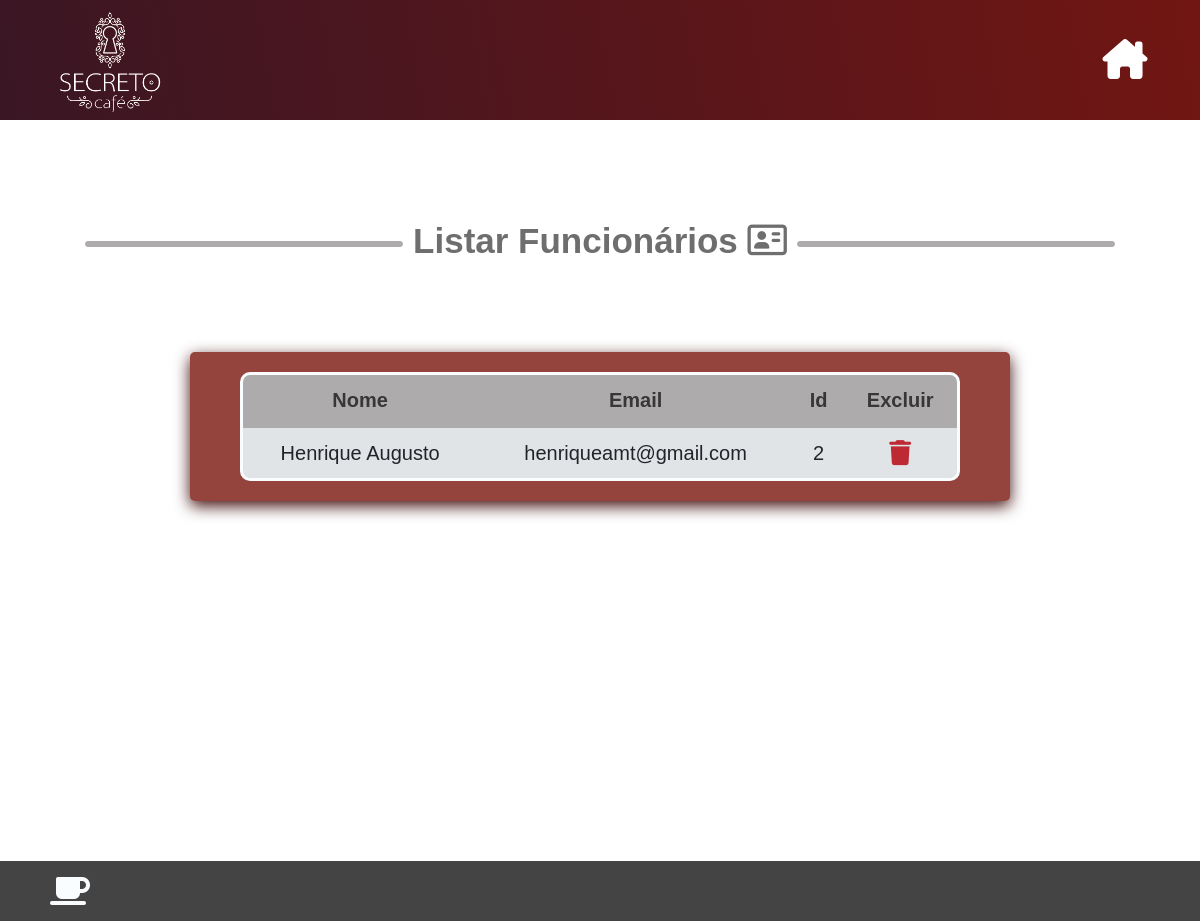
Page /listaFuncionario.php on the earlier database version.
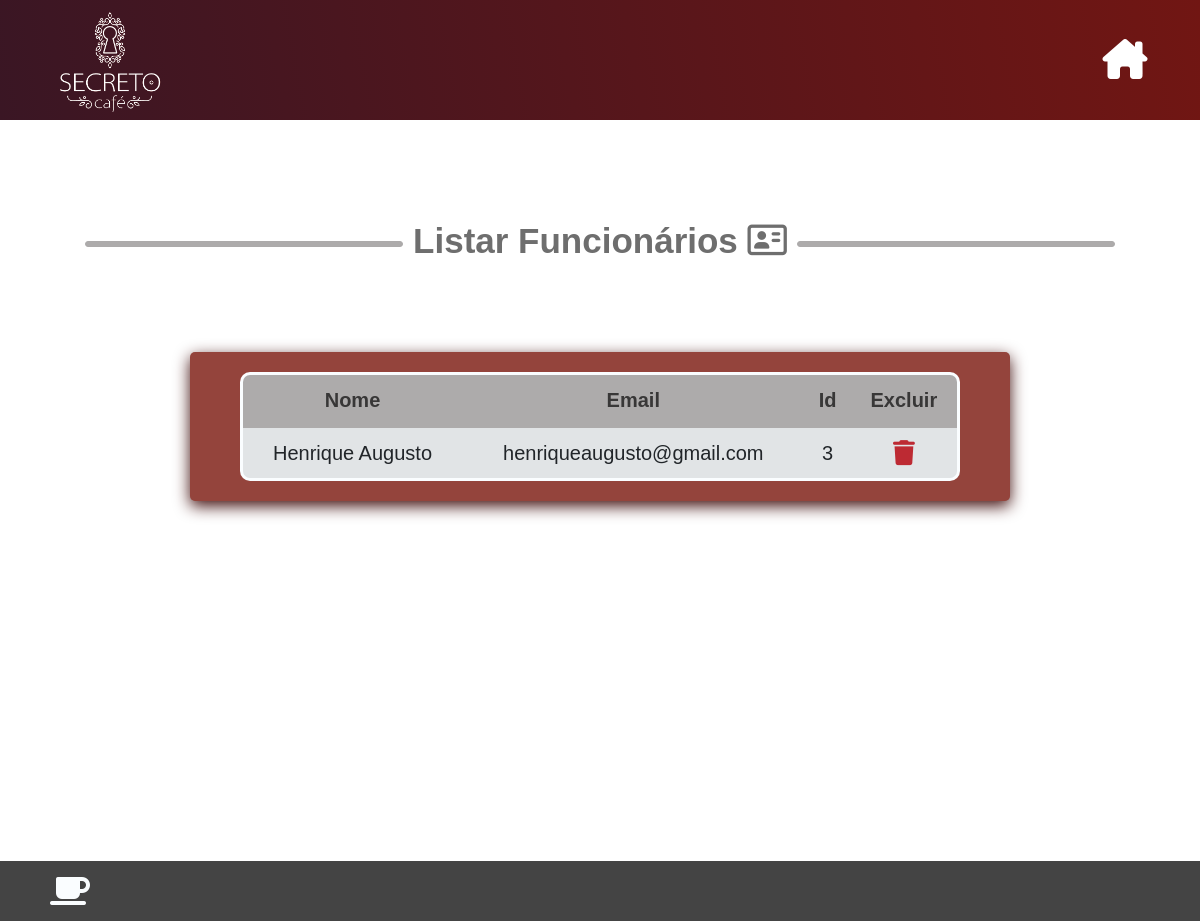
Same page on the later database version.
### tables this page shows
CREATE TABLE `funcionario` (
  `nomeFuncionario` varchar(20) NOT NULL,
  `sobrenomeFuncionario` varchar(20) NOT NULL,
  `emailFuncionario` varchar(50) NOT NULL,
  `senhaFuncionario` varchar(30) NOT NULL,
  `tipoFuncionario` varchar(5) NOT NULL,
  `idFuncionario` int(11) NOT NULL
);

### listaFuncionario.php (the view, shortened to what this page needs)
<?php
require_once("conexao.php");
?>
<!DOCTYPE html>
<html lang="pt-br">
<head>
    <link href="https://cdn.jsdelivr.net/npm/bootstrap@5.2.2/dist/css/bootstrap.min.css" rel="stylesheet">
    <link rel="stylesheet" href="estiloLista.css">
    <link rel="stylesheet" href="estilo_Pedidos.css">
    <link rel="stylesheet" href="estilo_Guilherme.css">
    <link rel="stylesheet" href="https://cdnjs.cloudflare.com/ajax/libs/font-awesome/6.2.0/css/all.min.css">
</head>
<body>
    <header>
        <img src="img/logo3.png" class="logoimg">
        <ul class="nav justify-content-end">
            <li class="nav-item">
                <button class="menu-btn"><i class="fa-solid fa-house-chimney carrinho fa-2x"></i> </button>
            </li>
        </ul>
    </header>
    <h1 class="titulo"> Listar Funcionários <i class="fa-regular fa-address-card"></i> </h1>
    <div class="div_1">
        <?php
        $sql = "SELECT * FROM funcionario order by nomeFuncionario";
        $resultado = $conn->query($sql);
        if ($resultado->num_rows > 0) {
        ?>
            <div class=divPedido>
                <div class="SemP">
                    <table class="tabela">
                        <tr>
                            <th>Nome</th>
                            <th>Email</th>
                            <th>Id</th>
                            <th>Excluir</th>
                        </tr>
                        <?php
                        while ($exibir = $resultado->fetch_assoc()) {
                        ?>
                            <tr>
                                <td><?php echo $exibir["nomeFuncionario"] . " " . $exibir["sobrenomeFuncionario"]; ?></td>
                                <td><?php echo $exibir["emailFuncionario"]; ?></td>
                                <td><?php echo $exibir["idFuncionario"]; ?></td>
                                <td><a href="#" onclick="confirmaApagar(
                        '<?php echo $exibir['nomeFuncionario'] ?>', <?php echo $exibir['idFuncionario'] ?>)">
                                        <i style="color: #bd2a33;" class="fa-trash fa-solid fa-lg"></i>
                                    </a>
                                </td>
                            </tr>
                    <?php
                        }
                    }
                    ?>
                    </table>
                </div>
            </div>
    </div>
</body>
<footer>
    <i class="fa-solid fa-mug-saucer fa-2x" aria-hidden="true"></i>
</footer>
</html>

### estiloLista.css (style rules this page uses)
.titulo:before, .titulo:after { background-color:#adabab; content: ""; display: inline-block; height: 6px; border-radius: 15px; vertical-align: middle; border: 0.5px solid #acaaaa; width: 80%; }
.titulo:before { right: .5em; margin-left: -80%; }
.titulo:after { left: .5em; margin-right: -80%; }
h1 { position: relative; top: 150px; font-family: sans-serif; font-weight: 600; font-size: 35px; }
table, td, th { font-size: 20px; border-collapse: collapse; border-bottom: 3px solid #adabab; }
.div_1 { margin-top: 250px; }

### estilo_Pedidos.css (style rules this page uses)
* { font-family: sans-serif; margin: 0; padding: 0; }
header { width: 100%; display: flex; justify-content: space-between; align-items: center; position: fixed; top: 0%; padding: 0px 50px; background: linear-gradient(800deg, #3a1624, #711613); z-index: 1000; }
body { align-items: center; display: flex; flex-direction: column; }
.logoimg { height: 115px; width: 120px; }
.menu-btn { cursor: pointer; background: transparent; border: none; width: 50px; height: auto; }
h1 { animation: anima 800ms ease; margin-top: 40px; padding: 30px; color: #6e6e6e; margin-bottom: -40px; }
.divPedido { animation: anima2 800ms ease; box-shadow: 0px 5px 1em #3f0c0b; background: #94443c; border-radius: 5px; padding: 20px 50px; width: auto; display: flex; align-items: center; justify-content: center; align-items: center; }
.tabela { border: 3px solid #adabab; border-radius: 10px; overflow: hidden; height: 10vh; width: 60vw; background: #fafdff; cursor: default; }
th { color: #383737; background-color: #adabab; padding: 10px; }
td { padding: 10px; text-align: center; border: 0; border-bottom: 2px solid #adabab; }
tr:nth-child(even) { background:#e1e4e6; }
img { margin-top: 5px; width: 100px; height: auto; border-radius: 5px; }
footer { color: #fafdff; align-items: center; margin-top: 45vh; width: 100%; height: 60px; display: flex; background: #444; padding: 0px 50px; }

### estilo_Guilherme.css (style rules this page uses)
* { text-decoration: none; scroll-behavior: smooth; transition: all .2s ease-in-out; }
body { text-align: center; overflow-x: hidden; align-items: center; display: flex; flex-direction: column; }
header { width: 100%; display: flex; justify-content: space-between; align-items: center; position: fixed; top: 0%; font-size: 20px; padding: 0px 50px; }
.logoimg { height: 115px; width: 120px; }
.menu-btn { cursor: pointer; background: transparent; border: none; }
.carrinho { cursor: pointer; color: white; }
.tabela { border: 3px solid #adabab; border-collapse: collapse; }
* { box-sizing: border-box; }
button { display: block; background: transparent; border: 0; cursor: pointer; }

Differences in the rows shown:
removed funcionario: nomeFuncionario "Henrique", sobrenomeFuncionario "Augusto", emailFuncionario "henriqueamt@gmail.com", idFuncionario "2"
added funcionario: nomeFuncionario "Henrique", sobrenomeFuncionario "Augusto", emailFuncionario "henriqueaugusto@gmail.com", idFuncionario "3"
